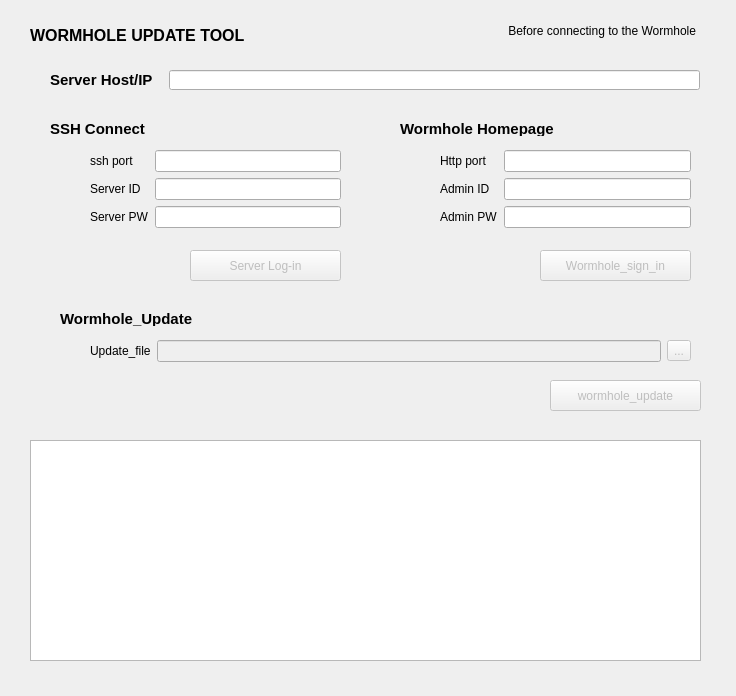
<?xml version="1.0" encoding="UTF-8"?>
<ui version="4.0">
 <class>wormhole_update_tool</class>
 <widget class="QWidget" name="wormhole_update_tool">
  <property name="geometry">
   <rect>
    <x>0</x>
    <y>0</y>
    <width>736</width>
    <height>696</height>
   </rect>
  </property>
  <property name="windowTitle">
   <string>Form</string>
  </property>
  <widget class="QLabel" name="Wormhole_update_tool_label">
   <property name="geometry">
    <rect>
     <x>30</x>
     <y>20</y>
     <width>241</width>
     <height>31</height>
    </rect>
   </property>
   <property name="text">
    <string>&lt;html&gt;&lt;head/&gt;&lt;body&gt;&lt;p&gt;&lt;span style=&quot; font-size:12pt; font-weight:600;&quot;&gt;WORMHOLE UPDATE TOOL&lt;/span&gt;&lt;/p&gt;&lt;/body&gt;&lt;/html&gt;</string>
   </property>
  </widget>
  <widget class="QTextBrowser" name="textb_log">
   <property name="geometry">
    <rect>
     <x>30</x>
     <y>440</y>
     <width>671</width>
     <height>221</height>
    </rect>
   </property>
  </widget>
  <widget class="QWidget" name="layoutWidget">
   <property name="geometry">
    <rect>
     <x>90</x>
     <y>150</y>
     <width>251</width>
     <height>81</height>
    </rect>
   </property>
   <layout class="QFormLayout" name="wh_ssh_server">
    <item row="0" column="0">
     <widget class="QLabel" name="label_port">
      <property name="text">
       <string>ssh port</string>
      </property>
     </widget>
    </item>
    <item row="0" column="1">
     <widget class="QLineEdit" name="input_port"/>
    </item>
    <item row="1" column="0">
     <widget class="QLabel" name="label_id">
      <property name="text">
       <string>Server ID</string>
      </property>
     </widget>
    </item>
    <item row="1" column="1">
     <widget class="QLineEdit" name="input_id"/>
    </item>
    <item row="2" column="0">
     <widget class="QLabel" name="label_pw">
      <property name="text">
       <string>Server PW</string>
      </property>
     </widget>
    </item>
    <item row="2" column="1">
     <widget class="QLineEdit" name="input_pw"/>
    </item>
   </layout>
  </widget>
  <widget class="QPushButton" name="pushb_server_login">
   <property name="enabled">
    <bool>false</bool>
   </property>
   <property name="geometry">
    <rect>
     <x>190</x>
     <y>250</y>
     <width>151</width>
     <height>31</height>
    </rect>
   </property>
   <property name="focusPolicy">
    <enum>Qt::NoFocus</enum>
   </property>
   <property name="text">
    <string>Server Log-in</string>
   </property>
  </widget>
  <widget class="QLabel" name="label_ssh_connect_info">
   <property name="geometry">
    <rect>
     <x>50</x>
     <y>120</y>
     <width>151</width>
     <height>16</height>
    </rect>
   </property>
   <property name="text">
    <string>&lt;html&gt;&lt;head/&gt;&lt;body&gt;&lt;p&gt;&lt;span style=&quot; font-size:11pt; font-weight:600;&quot;&gt;SSH Connect&lt;/span&gt;&lt;/p&gt;&lt;/body&gt;&lt;/html&gt;</string>
   </property>
  </widget>
  <widget class="QPushButton" name="pushb_wh_update">
   <property name="enabled">
    <bool>false</bool>
   </property>
   <property name="geometry">
    <rect>
     <x>550</x>
     <y>380</y>
     <width>151</width>
     <height>31</height>
    </rect>
   </property>
   <property name="focusPolicy">
    <enum>Qt::NoFocus</enum>
   </property>
   <property name="acceptDrops">
    <bool>false</bool>
   </property>
   <property name="text">
    <string>wormhole_update</string>
   </property>
  </widget>
  <widget class="QLabel" name="label_wh_update">
   <property name="geometry">
    <rect>
     <x>60</x>
     <y>310</y>
     <width>151</width>
     <height>16</height>
    </rect>
   </property>
   <property name="text">
    <string>&lt;html&gt;&lt;head/&gt;&lt;body&gt;&lt;p&gt;&lt;span style=&quot; font-size:11pt; font-weight:600;&quot;&gt;Wormhole_Update&lt;/span&gt;&lt;/p&gt;&lt;/body&gt;&lt;/html&gt;</string>
   </property>
  </widget>
  <widget class="QWidget" name="layoutWidget">
   <property name="geometry">
    <rect>
     <x>90</x>
     <y>340</y>
     <width>601</width>
     <height>22</height>
    </rect>
   </property>
   <layout class="QGridLayout" name="update_file">
    <item row="0" column="0">
     <widget class="QLabel" name="label_update_file">
      <property name="text">
       <string>Update_file</string>
      </property>
     </widget>
    </item>
    <item row="0" column="1">
     <widget class="QLineEdit" name="input_update_file_path">
      <property name="enabled">
       <bool>false</bool>
      </property>
     </widget>
    </item>
    <item row="0" column="2">
     <widget class="QToolButton" name="toolb_find_file">
      <property name="enabled">
       <bool>false</bool>
      </property>
      <property name="text">
       <string>...</string>
      </property>
     </widget>
    </item>
   </layout>
  </widget>
  <widget class="QLineEdit" name="input_host">
   <property name="geometry">
    <rect>
     <x>169</x>
     <y>70</y>
     <width>531</width>
     <height>20</height>
    </rect>
   </property>
  </widget>
  <widget class="QLabel" name="label_host">
   <property name="geometry">
    <rect>
     <x>50</x>
     <y>70</y>
     <width>111</width>
     <height>20</height>
    </rect>
   </property>
   <property name="text">
    <string>&lt;html&gt;&lt;head/&gt;&lt;body&gt;&lt;p&gt;&lt;span style=&quot; font-size:11pt; font-weight:600;&quot;&gt;Server Host/IP&lt;/span&gt;&lt;/p&gt;&lt;/body&gt;&lt;/html&gt;</string>
   </property>
  </widget>
  <widget class="QLabel" name="label_http_connect_info">
   <property name="geometry">
    <rect>
     <x>400</x>
     <y>120</y>
     <width>171</width>
     <height>16</height>
    </rect>
   </property>
   <property name="text">
    <string>&lt;html&gt;&lt;head/&gt;&lt;body&gt;&lt;p&gt;&lt;span style=&quot; font-size:11pt; font-weight:600;&quot;&gt;Wormhole Homepage&lt;/span&gt;&lt;/p&gt;&lt;/body&gt;&lt;/html&gt;</string>
   </property>
  </widget>
  <widget class="QWidget" name="layoutWidget_2">
   <property name="geometry">
    <rect>
     <x>440</x>
     <y>150</y>
     <width>251</width>
     <height>81</height>
    </rect>
   </property>
   <layout class="QFormLayout" name="wh_http">
    <item row="0" column="0">
     <widget class="QLabel" name="label_http_port">
      <property name="text">
       <string>Http port</string>
      </property>
     </widget>
    </item>
    <item row="0" column="1">
     <widget class="QLineEdit" name="input_http_port"/>
    </item>
    <item row="1" column="0">
     <widget class="QLabel" name="label_http_id">
      <property name="text">
       <string>Admin ID</string>
      </property>
     </widget>
    </item>
    <item row="1" column="1">
     <widget class="QLineEdit" name="input_http_id"/>
    </item>
    <item row="2" column="0">
     <widget class="QLabel" name="label_http_pw">
      <property name="text">
       <string>Admin PW</string>
      </property>
     </widget>
    </item>
    <item row="2" column="1">
     <widget class="QLineEdit" name="input_http_pw"/>
    </item>
   </layout>
  </widget>
  <widget class="QPushButton" name="pushb_http_login">
   <property name="enabled">
    <bool>false</bool>
   </property>
   <property name="geometry">
    <rect>
     <x>540</x>
     <y>250</y>
     <width>151</width>
     <height>31</height>
    </rect>
   </property>
   <property name="focusPolicy">
    <enum>Qt::NoFocus</enum>
   </property>
   <property name="text">
    <string>Wormhole_sign_in</string>
   </property>
  </widget>
  <widget class="QLabel" name="wh_version">
   <property name="geometry">
    <rect>
     <x>405</x>
     <y>10</y>
     <width>291</width>
     <height>41</height>
    </rect>
   </property>
   <property name="text">
    <string>Before connecting to the Wormhole</string>
   </property>
   <property name="alignment">
    <set>Qt::AlignRight|Qt::AlignTrailing|Qt::AlignVCenter</set>
   </property>
  </widget>
 </widget>
 <resources/>
 <connections/>
</ui>
